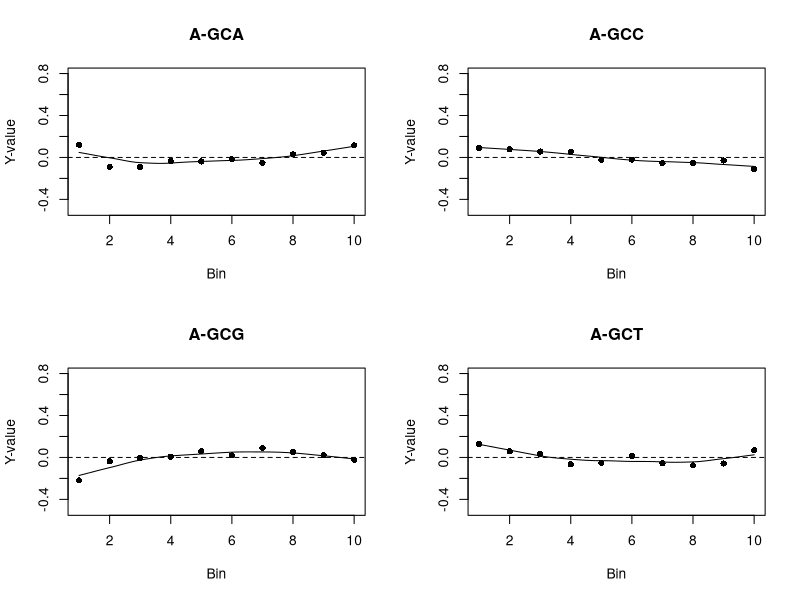
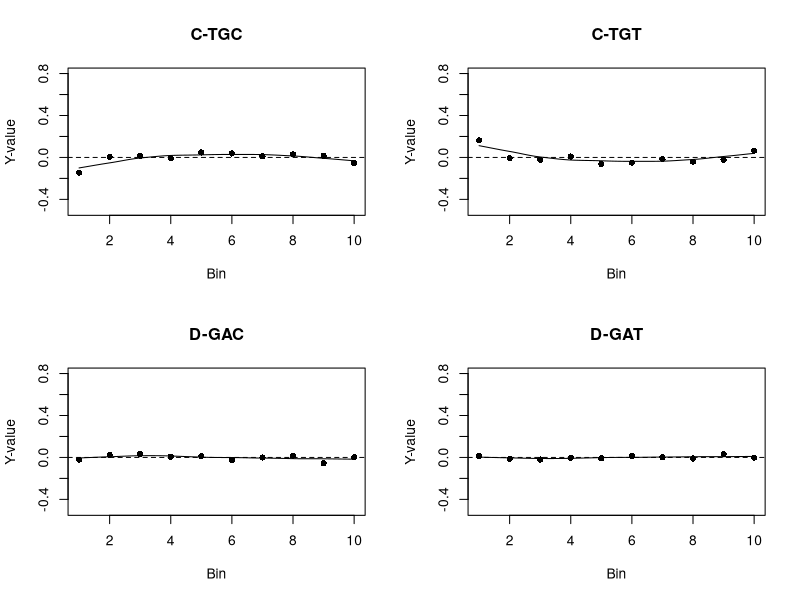
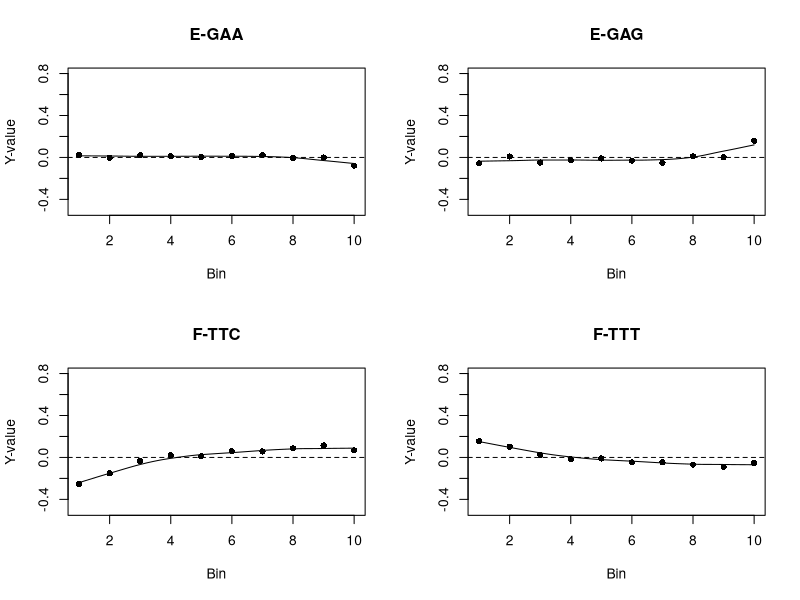
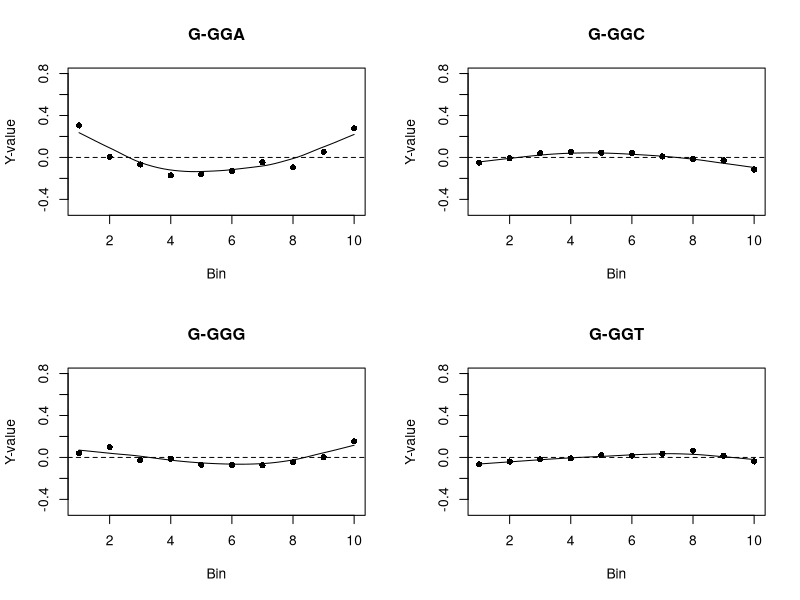
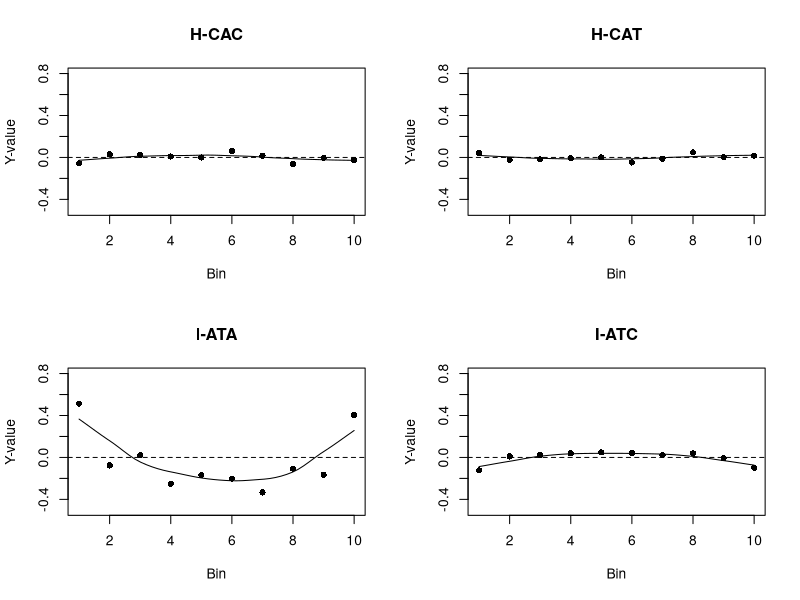
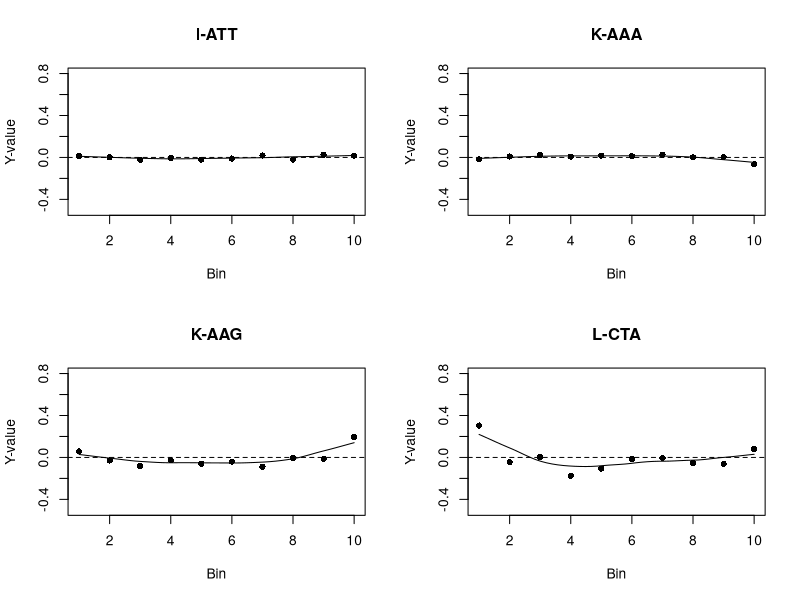
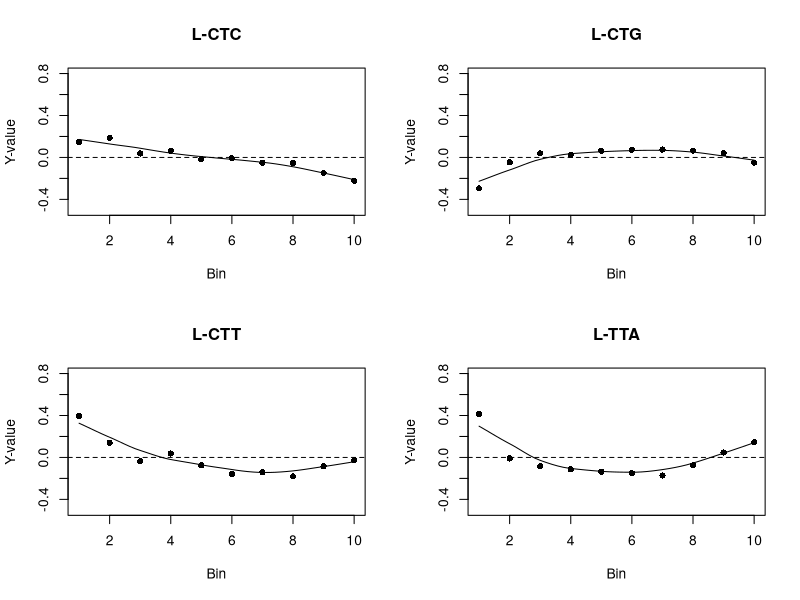
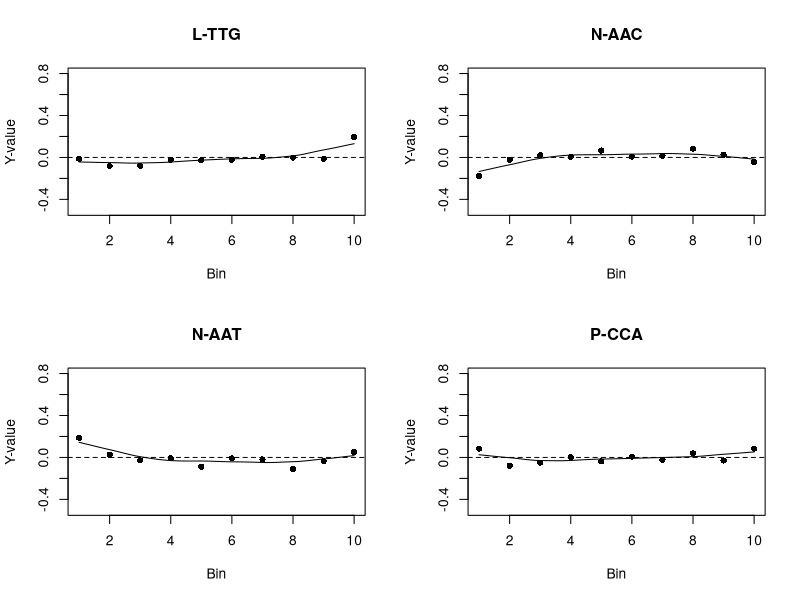

The R source for these figures, in order:
################################################################################
###### CodG (C) 2014-2016, Federal University of Viçosa (UFV). All rights reserved.
###### 
######  IndY-values is part of CodG
######  
######  IndY-values is an R algorithm to 
######  calculate and plot the individual codon distribution of Y-values 
######  among different positions of the genes divided in Bins
######  when determinedby other CodG algorithms.
###### 
####### Created by Juan Camilo Villada Arteaga 
####### supervised by Wendel Batista da Silveira 
####### Department of Microbiology 
####### Federal University of Viçosa (UFV) - Brazil. 2016.
####### 
####### CodG has been deposited under the process number BR 51 2016 000508 4
####### into The National Institute of Industrial Property, 
####### more commonly abbreviated to INPI, is the intellectual property office 
####### responsible for industrial property in Brazil. 
####### 
####### The UFV hereby grants to you the non-exclusive right to use the CodG 
####### software only, solely for non-commercial, research-only purposes.
################################################################################


# IndY-values 
# INDIVIDUAL CODON DISTRIBUTION OF Y-VALUES THROUGH BINS

# INPUT
j_matrix <- read.csv("Y-values_matrix.csv", row.names = 1)


# FUNCTIONS & PDF OUTPUTS
b <- 1
c <- 4
for (n in 1:15){
  pdf(file = paste("Codons_Y-value",n,".pdf"), useDingbats=FALSE)
  par(mfrow=c(2,2))
  for (u in b:c){
    x <- c(1:10)
    y <- j_matrix[u,]
    plot(c(1:10), j_matrix[u,], ylim = c((min(j_matrix)), (max(j_matrix))), pch=16, xlab = "Bin", ylab = "Y-value",
         main = rownames(j_matrix)[u])
    lines(loess.smooth(x, y, col="#bdbdbd", lty=1, lwd=4, family = "gaussian"))
    #lines(x, y, col="#bdbdbd", lty=1, lwd=4)
    abline(h=0, lwd=1, lty=2, col="black")
  }
  dev.off()
  b <- b+4
  if (c == 56) {
    c <- c+3
  } else {
    c <- c+4
  }
}
